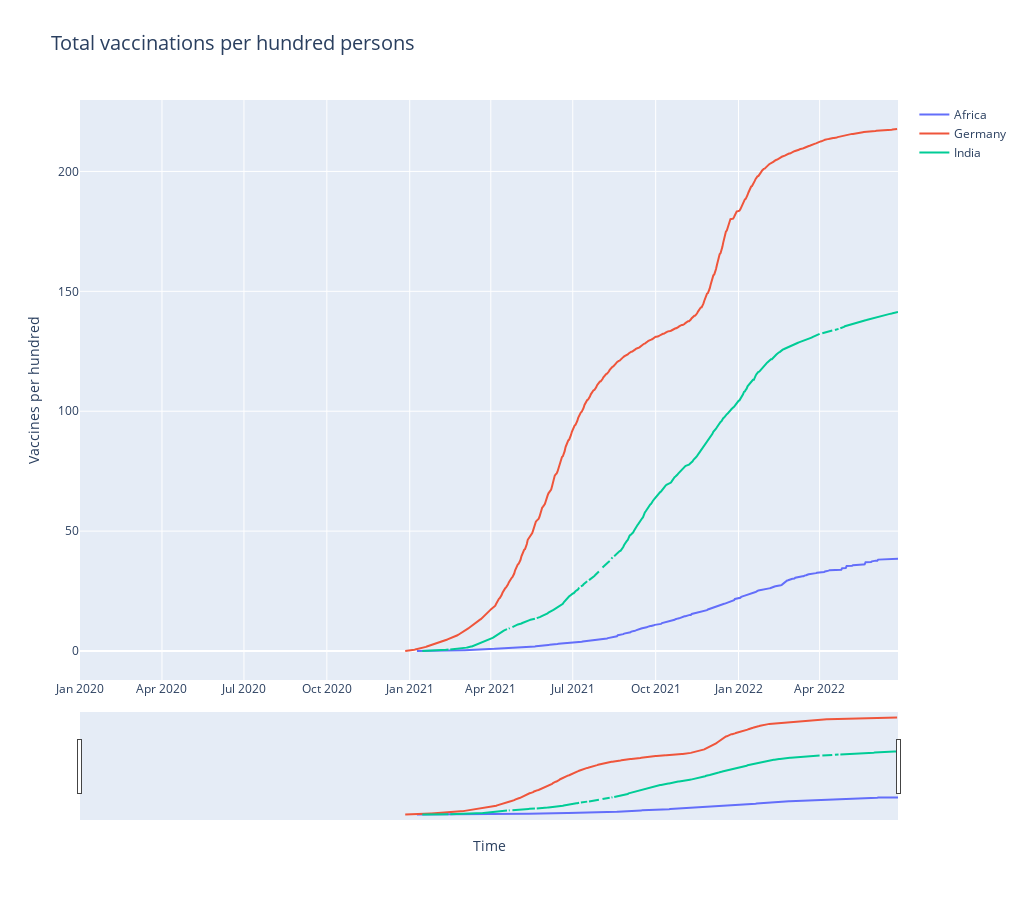

The code cell stored with this chart in its notebook:
### Code cell
#create a figure object for vaccination data
fig= go.Figure()
for each in required_countries:
    fig.add_trace(go.Scatter(x=vaccine_data.date,y=vaccine_data[each],name=each,))

#define the overall layout properties
fig.update_layout(width=1024,height=900,title="Total vaccinations per hundred persons",
                  xaxis_title="Time", 
                  yaxis_title="Vaccines per hundred",xaxis_rangeslider_visible=True, title_font_size=20, 
                 )

# Chrome="C:\\Program Files\\Google\\Chrome\\Application\\chrome.exe"
# web.register('chrome', None,web.BackgroundBrowser(Chrome))
# fig.show(renderer= 'chrome')
fig.show()
#plt.savefig('plt_vaccination_rate.png')

### Figure 1 — Plotly figure (JSON) as saved in the notebook; plotly's stock layout.template omitted (floating-point values rounded to 4 significant figures; data arrays with more than 128 entries replaced by an {"elided": "..."} marker saying what was removed)
{"data": [{"name": "Africa", "type": "scatter", "x": {"elided": "909 str values"}, "y": {"elided": "909 float values"}}, {"name": "Germany", "type": "scatter", "x": {"elided": "909 str values"}, "y": {"elided": "909 float values"}}, {"name": "India", "type": "scatter", "x": {"elided": "909 str values"}, "y": {"elided": "909 float values"}}], "layout": {"height": 900, "title": {"font": {"size": 20}, "text": "Total vaccinations per hundred persons"}, "width": 1024, "xaxis": {"rangeslider": {"visible": true}, "title": {"text": "Time"}}, "yaxis": {"title": {"text": "Vaccines per hundred"}}}}
